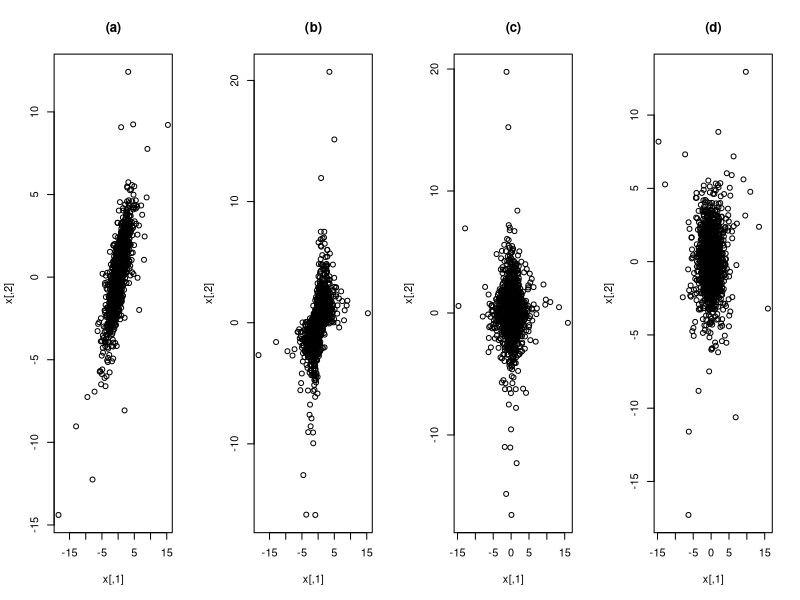

Write R code to recreate this figure.
## ---- chunk 1
 library(MASS) # need for mvrnorm
par(mfrow=c(1,4))
N = 2500
nu = 3
set.seed(5640)
cov=matrix(c(1, 0.8, 0.8, 1), nrow = 2)
x= mvrnorm(N, mu = c(0, 0), Sigma = cov)
w = sqrt(nu / rchisq(N, df = nu))
x=x*cbind(w, w)
plot(x, main = "(a)")
 
set.seed(5640)
cov=matrix(c(1, 0.8, 0.8, 1),nrow = 2)
x= mvrnorm(N, mu = c(0, 0), Sigma = cov)
w1 = sqrt(nu / rchisq(N, df = nu))
w2 = sqrt(nu / rchisq(N, df = nu))
x=x*cbind(w1, w2)
plot(x, main = "(b)")
 
set.seed(5640)
cov=matrix(c(1, 0, 0, 1), nrow = 2)
x= mvrnorm(N, mu = c(0, 0), Sigma = cov)
w1 = sqrt(nu / rchisq(N, df = nu))
w2 = sqrt(nu / rchisq(N, df = nu))
x=x*cbind(w1, w2)
plot(x, main = "(c)")

set.seed(5640)
cov=matrix(c(1, 0, 0, 1), nrow = 2)
x= mvrnorm(N, mu = c(0, 0), Sigma = cov)
w = sqrt(nu / rchisq(N, df = nu))
x=x*cbind(w, w)
plot(x, main = "(d)")

## ---- chunk 2
w <- c(.5,.5)
Lambda <- matrix(c(.1, 0.03, 0.03, 0.15), nrow = 2, ncol = 2)
mu <- c(0.001,0.002)
R_mu <- t(w)%*%mu
R_lambda <- t(w)%*%Lambda%*%w

c(R_mu,R_lambda)
## ---- chunk 3
set.seed(200128)
x <- 0.0015 + rt(10000, df = 5)/0.0775
quantile_99 <- quantile(x, probs = .99)
avg_greater <- mean(x[which(x > quantile_99)])
c(quantile_99,avg_greater)
